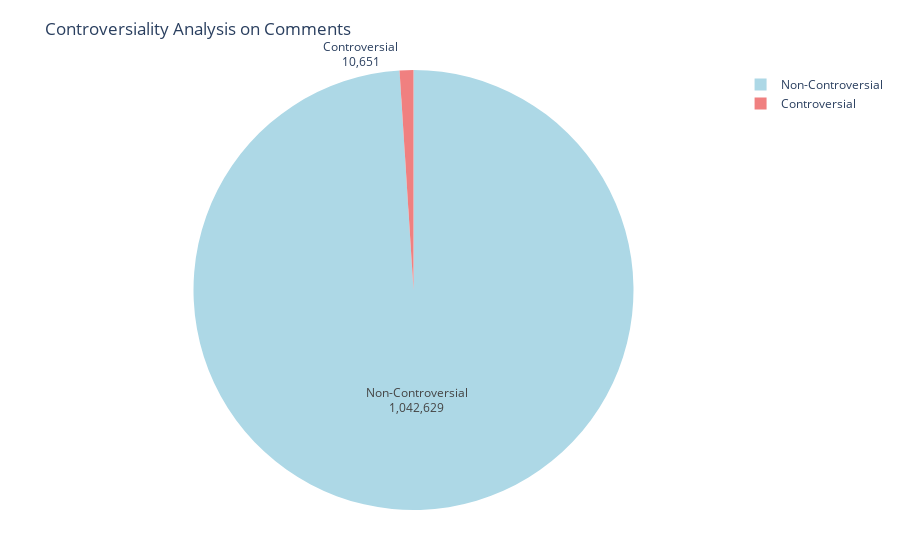

The code cell stored with this chart in its notebook:
### Code cell
# Use value_counts() to count occurrences of each value
df = Controversiality.value_counts().reset_index()
df.columns = ["Controversiality", "Count"]

# Separate the counts of Controversiality
df_controversiality_0 = df[df["Controversiality"] == 0]
df_controversiality_1 = df[df["Controversiality"] == 1]

# Define the pie chart
pie_chart = go.Figure(data=[
    go.Pie(
        labels=["Non-Controversial", "Controversial"],
        values=[df_controversiality_0["Count"].values[0], df_controversiality_1["Count"].values[0]],
        textinfo='label+value',  # This will display the category label and its corresponding value
        marker_colors=["lightblue", "lightcoral"],
    )
])

# Update the layout to add a title and adjust the legend
pie_chart.update_layout(
    title="Controversiality Analysis on Comments",
    showlegend=True
)
# Update the layout to adjust margins and make the pie plot larger
pie_chart.update_layout(
    margin=dict(t=70, b=50, l=50, r=50)  # Reduces the top, bottom, left, and right margins
)

# Show the figure
pie_chart.show()

### Figure 1 — Plotly figure (JSON) as saved in the notebook; plotly's stock layout.template omitted (floating-point values rounded to 4 significant figures)
{"data": [{"labels": ["Non-Controversial", "Controversial"], "marker": {"colors": ["lightblue", "lightcoral"]}, "textinfo": "label+value", "type": "pie", "values": [1042629, 10651]}], "layout": {"autosize": true, "margin": {"b": 50, "l": 50, "r": 50, "t": 70}, "showlegend": true, "title": {"text": "Controversiality Analysis on Comments"}}}
